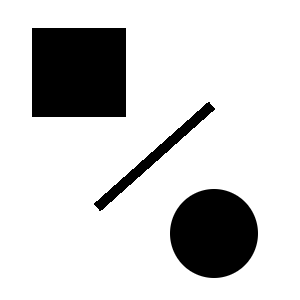
#> input picture exercise_1/CircleLineRect.png, 300 x 300 px, found by its file name
$ jupyter execute --allow-errors 1_harris.ipynb   (shell and % lines are left out)
#> lines starting #> are read from the running program, lines starting #| are printed output that depends on the picture
[cell 1]
from matplotlib import pyplot as plt
from scipy.ndimage.interpolation import rotate
from scipy.ndimage.filters import gaussian_filter1d, gaussian_filter
import numpy as np
import cv2

Implement a function that performs non-maximum suppression. You can leave it for the end

[cell 2]
def nonmax_suppression2(harris_resp, thr, halfwidth=2):
    # Outputs:
    # 1) cornersy: list with row coordinates of identified corner pixels.
    # 2) cornersx: list with respective column coordinates of identified corner pixels.
    # Elements from the two lists with the same index must correspond to the same corner.

    cornersy = []
    cornersx = []
    xy_responses = []
    w, h = harris_resp.shape[:2]
    for x in range(1, w-1):
        for y in range(1, h-1):
            xy_response = harris_resp[y, x]
            if xy_response >= thr:
                harris_neighborhood = [harris_resp[y, x - 1], harris_resp[y, x + 1],
                                    # harris_resp[y - 1, x - 1], harris_resp[y - 1, x + 1],
                                    # harris_resp[y + 1, x - 1], harris_resp[y + 1, x + 1],
                                harris_resp[y - 1, x], harris_resp[y + 1, x], xy_response]
                maxs = max(harris_neighborhood)
                if xy_response == maxs:
                # argmax = np.argmax([i for i in harris_neighborhood])
                # argmax = np.argmax(harris_neighborhood)
                # if argmax == len(harris_neighborhood) - 1:
                    cornersx.append(x)
                    cornersy.append(y)
                    xy_responses.append(xy_response)

    return cornersy, cornersx, xy_responses

[cell 3]
def nonmax_suppression(harris_resp, thr, halfwidth=2):
    # Outputs:
    # 1) cornersy: list with row coordinates of identified corner pixels.
    # 2) cornersx: list with respective column coordinates of identified corner pixels.
    # Elements from the two lists with the same index must correspond to the same corner.

    cornersy = []
    cornersx = []
    h, w = im.shape[:2]
    # TODO: perform non-maximum suppression
    for i in range(h):
        for j in range(w):
            if harris_resp[i,j] >= thr:
                # TODO: use neighborhood of 2
                if harris_resp[i,j] == max(harris_resp[i,j],
                        harris_resp[i,j+1],
                        harris_resp[i,j+2],
                        harris_resp[i,j-1],
                        harris_resp[i,j-2],
                        harris_resp[i+1,j],
                        harris_resp[i+2,j],
                        harris_resp[i-1,j],
                        harris_resp[i-2,j],
                        harris_resp[i+1,j+1],
                        harris_resp[i+2,j+2],
                        harris_resp[i-1,j+1],
                        harris_resp[i-2,j+2],
                        harris_resp[i+1,j-1],
                        harris_resp[i+2,j-2],
                        harris_resp[i-1,j-1],
                        harris_resp[i-2,j-2]):
                    cornersx.append(j)
                    cornersy.append(i)

    return cornersy, cornersx

[cell 4]
for i in range(1, 5-1):
    for j in range(1, 5-1):
        print(f"(i,j) = ({i},{j})")

[cell 5]
def plot(img1, img2, img3, t1, t2, t3):
    plt.close("all")
    plt.ion()
    f, ax_arr = plt.subplots(1, 3, figsize=(18, 16))
    ax_arr[0].set_title(t1)
    ax_arr[1].set_title(t2)
    ax_arr[2].set_title(t3)
    ax_arr[0].imshow(img1, cmap='gray')
    ax_arr[1].imshow(img2, cmap='gray')
    ax_arr[2].imshow(img3, cmap='gray')

Implement the main part of the exercise

[cell 6]
# Define parameters
sigma_w = 2.0
sigma_d = 2.0
kappa = 0.08
rot_angle = 0
thresh = 800  #8000

# Read the image
path = 'C:\\Users\\lukaszbinden\\git\\ethz-iacv-2020\\exercise_1\\'
im = cv2.imread(path + 'CircleLineRect.png', 0)
#> im is the input picture: shape (300, 300); min 0, max 255, mean 209.5
# im = cv2.imread(path + 'chessboard.png', 0)
im = im.astype('float')

# Rotation of the image
if rot_angle != 0:
    im = rotate(im, rot_angle)

# Implement Harris corners
# Useful functions: gaussian_filter1d, gaussian_filter

# 1) employing a two-dimensional isotropic Gaussian filter G_sigma_d and convolving its
#    closed-form partial derivatives with I
I_x = gaussian_filter1d(im, axis=1, sigma=sigma_d, order=1)
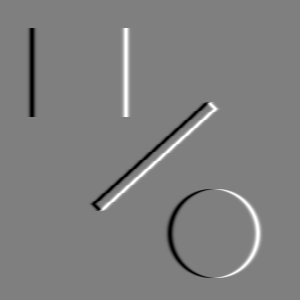
#> I_x: shape (300, 300) float64; min -49.79, max 49.79, mean 0; drawn with min black and max white
I_y = gaussian_filter1d(im, axis=0, sigma=sigma_d, order=1)
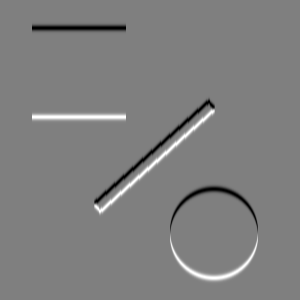
#> I_y: shape (300, 300) float64; min -49.79, max 49.79, mean 0; drawn with min black and max white

plot(im, I_x, I_y, "im", "I_x (partial derivate)", "I_y (partial derivate)")
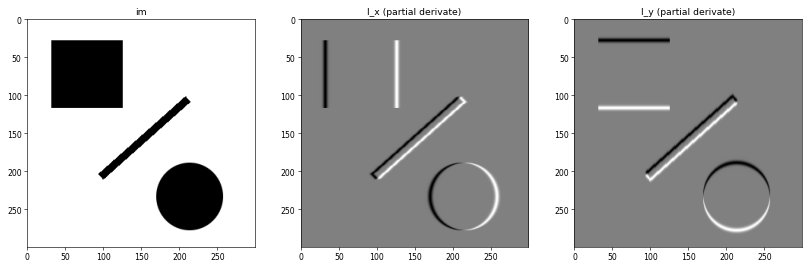
#> figure drawn by matplotlib, 3 panels

[cell 7]
# 2) the second-order moments of partial intensity derivatives are computed, i.e., Ix^2, Iy^2, and Ix  Iy
I_x2 = np.square(I_x)
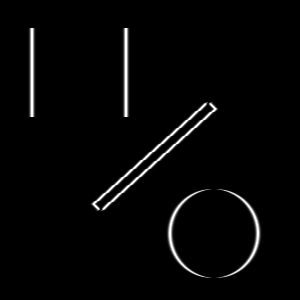
#> I_x2: shape (300, 300) float64; min 0, max 2478.8, mean 57.9; drawn with min black and max white
I_y2 = np.square(I_y)
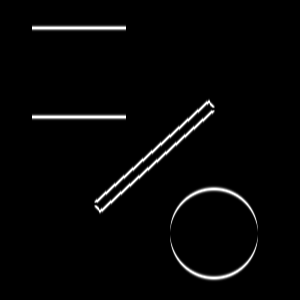
#> I_y2: shape (300, 300) float64; min 0, max 2478.8, mean 61.1; drawn with min black and max white
I_x_I_y = I_x * I_y

plot(I_x2, I_y2, I_x_I_y, "I_x2", "I_y2", "I_x_I_y")

[cell 8]
# 3) each of these second-order moments is smoothed isotropically with another two-dimensional Gaussian
#    filter G_sigma_w, where in principle sigma_w > sigma_d.
I_x2_ = gaussian_filter(I_x2, sigma=sigma_w)
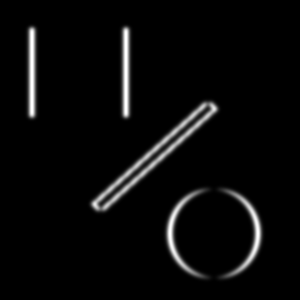
#> I_x2_: shape (300, 300) float64; min 0, max 1483.2, mean 57.9; drawn with min black and max white
I_y2_ = gaussian_filter(I_y2, sigma=sigma_w)
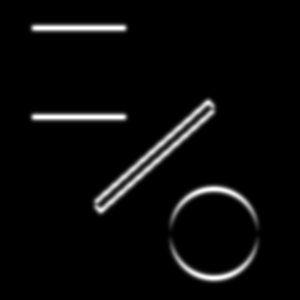
#> I_y2_: shape (300, 300) float64; min 0, max 1483.2, mean 61.1; drawn with min black and max white
I_x_I_y_ = gaussian_filter(I_x_I_y, sigma=sigma_w)
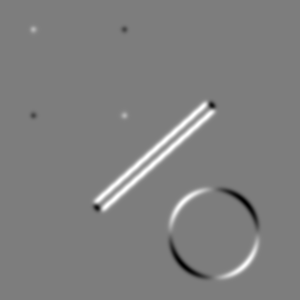
#> I_x_I_y_: shape (300, 300) float64; min -1125.5, max 1156.2, mean 20.5; drawn with min black and max white

plot(I_x2_, I_y2_, I_x_I_y_, "I_x2_", "I_y2_", "I_x_I_y_")

[cell 9]
# 4) the calculation of the Harris response H = det(A) - k(trace(A))2, where k is a positive constant
H = I_x2_ * I_y2_ - I_x_I_y * I_x_I_y  - kappa * (I_x2_ + I_y2_)**2
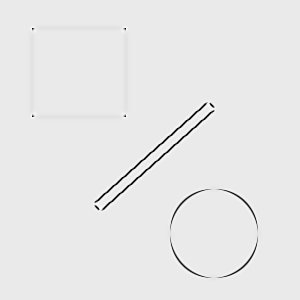
#> H: shape (300, 300) float64; min -5606407.8, max 497137.6, mean -46886.5; drawn with min black and max white

# 5) In order to determine the corner locations in I as a set of isolated pixels, the fifth
#    and final step is to apply non-maximum suppression to H
corn = nonmax_suppression(H, thresh, 2)

[cell 10]
len(corn[0])
#> Out = 188

Visualization of the results

###### Plotting of results

[cell 11]
plt.close("all")
plt.ion()
f, ax_arr = plt.subplots(1, 3, figsize=(18, 16))
ax_arr[0].set_title("Input Image")
ax_arr[1].set_title("Harris Response")
ax_arr[2].set_title("Detections")
ax_arr[0].imshow(im, cmap='gray')
ax_arr[1].imshow(H, cmap='gray')
ax_arr[2].imshow(im, cmap='gray')
ax_arr[2].scatter(x=corn[1], y=corn[0], c='r', s=10)
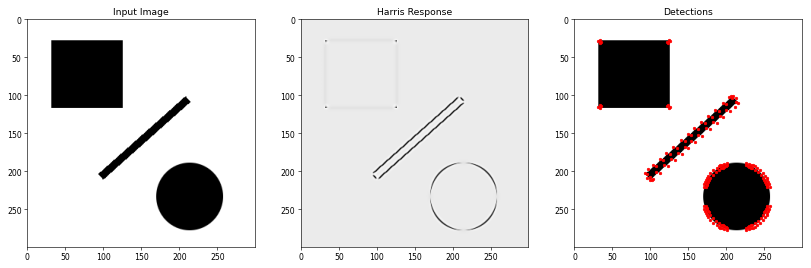
#> figure drawn by matplotlib, 3 panels
